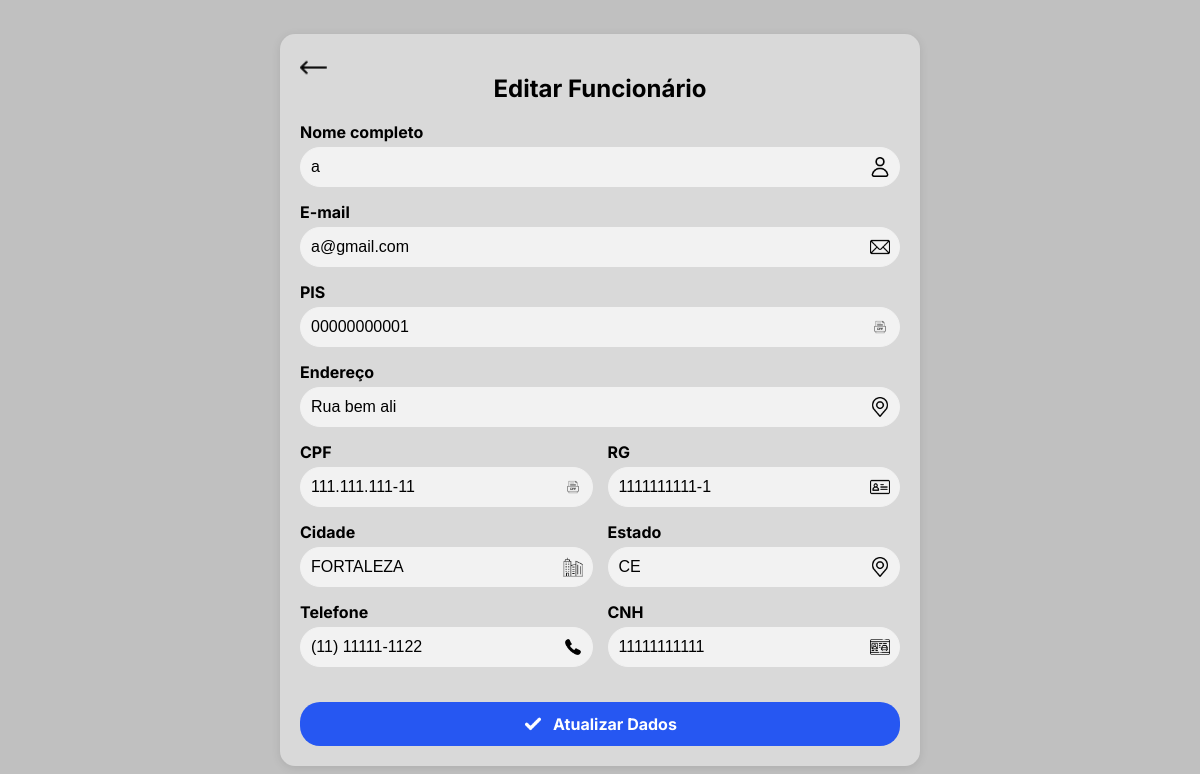
/php/editar_funcionario.php?id=1 (signed in), run on the app's committed database.
### tables this page shows
CREATE TABLE `clientes` (
  `id` int(11) NOT NULL,
  `nome_completo` varchar(255) NOT NULL,
  `email` varchar(255) NOT NULL,
  `cpf` varchar(15) NOT NULL,
  `telefone` varchar(20) NOT NULL,
  `rg` varchar(20) NOT NULL,
  `cidade` varchar(100) NOT NULL,
  `estado` varchar(2) NOT NULL,
  `cnh` varchar(20) NOT NULL,
  `senha` varchar(255) NOT NULL,
  `admin` tinyint(1) DEFAULT 0,
  `cargo` enum('Admin','Cliente','Gerente','Funcionario') NOT NULL DEFAULT 'Cliente',
  `endereco` varchar(100) NOT NULL DEFAULT '',
  `pis` varchar(11) DEFAULT NULL,
  `foto_perfil` varchar(255) DEFAULT NULL,
  `registrado_em` datetime DEFAULT current_timestamp()
);

### php/editar_funcionario.php (the view, shortened to what this page needs)
<?php
require_once("conexao.php");
$id = $_GET['id'] ?? $_POST['id'];
$sql = "SELECT * FROM clientes WHERE id = ?";
$stmt = $conn->prepare($sql);
$stmt->bind_param("i", $id);
$stmt->execute();
$result = $stmt->get_result();
$dados = $result->fetch_assoc();
?>
<!DOCTYPE html>
<html lang="pt-BR">
<head>
    <link rel="stylesheet" href="../css/registro.css">
</head>
<body>
<div class="container">
    <a href="consultar_func_gerente.php" class="back-button">
        <img src="../img/seta-esquerda24.png" alt="Voltar">
    </a>
    <h2>Editar Funcionário</h2>
    <form action="editar_funcionario.php" method="post">
        <div class="input-group">
            <label>Nome completo</label>
            <div class="input-wrapper">
                <input type="text" name="nome" value="<?= $dados['nome_completo'] ?? '' ?>" required>
                <img src="../img/registro/usersemfundo.png" alt="Ícone usuário">
            </div>
        </div>
        <div class="input-group">
            <label>E-mail</label>
            <div class="input-wrapper">
                <input type="email" name="email" value="<?= $dados['email'] ?? '' ?>" required>
                <img src="../img/registro/e-mail.png" alt="Ícone e-mail">
            </div>
        </div>
        <div id="camposExtras">
            <div class="input-group">
                <label>PIS</label>
                <div class="input-wrapper">
                    <input type="text" name="pis" value="<?= $dados['pis'] ?? '' ?>" maxlength="11">
                    <img src="../img/registro/arquivo.png" alt="Ícone PIS">
                </div>
            </div>
            <div class="input-group">
                <label>Endereço</label>
                <div class="input-wrapper">
                    <input type="text" name="endereco" value="<?= $dados['endereco'] ?? '' ?>">
                    <img src="../img/registro/lugar-colocar.png" alt="Ícone endereço">
                </div>
            </div>
        </div>
        <div class="row">
            <div class="input-group">
                <label>CPF</label>
                <div class="input-wrapper">
                    <input type="text" name="cpf" value="<?= $dados['cpf'] ?? '' ?>" required>
                    <img src="../img/registro/arquivo.png" alt="Ícone CPF">
                </div>
            </div>
            <div class="input-group">
                <label>RG</label>
                <div class="input-wrapper">
                    <input type="text" name="rg" value="<?= $dados['rg'] ?? '' ?>" required>
                    <img src="../img/registro/cartaozin.png" alt="Ícone RG">
                </div>
            </div>
        </div>
        <div class="row">
            <div class="input-group">
                <label>Cidade</label>
                <div class="input-wrapper">
                    <input type="text" name="cidade" value="<?= $dados['cidade'] ?? '' ?>" required>
                    <img src="../img/registro/construcao-da-cidade.png" alt="Ícone cidade">
                </div>
            </div>
            <div class="input-group">
                <label>Estado</label>
                <div class="input-wrapper">
                    <input type="text" name="estado" value="<?= $dados['estado'] ?? '' ?>" maxlength="2" required>
                    <img src="../img/registro/lugar-colocar.png" alt="Ícone estado">
                </div>
            </div>
        </div>
        <div class="row">
            <div class="input-group">
                <label>Telefone</label>
                <div class="input-wrapper">
                    <input type="tel" name="telefone" value="<?= $dados['telefone'] ?? '' ?>" required>
                    <img src="../img/registro/telefone.png" alt="Ícone telefone">
                </div>
            </div>
            <div class="input-group">
                <label>CNH</label>
                <div class="input-wrapper">
                    <input type="text" name="cnh" value="<?= $dados['cnh'] ?? '' ?>">
                    <img src="../img/registro/carteira-de-motorista.png" alt="Ícone CNH">
                </div>
            </div>
        </div>
        <button type="submit" class="btn">
            <img src="../img/registro/verifica.png" alt="Ícone de check">
            Atualizar Dados
        </button>
    </form>
</div>
</body>
</html>

### css/registro.css (style rules this page uses)
body { font-family: 'Inter', Arial, sans-serif; background: #c0c0c0; display: flex; justify-content: center; align-items: center; height: 100vh; margin: 0; }
.container { position: relative; background: #D9D9D9; padding: 20px; border-radius: 15px; box-shadow: 0 2px 10px rgba(0, 0, 0, 0.1); max-width: 600px; width: 100%; display: flex; flex-direction: column; justify-content: space-between; }
h2 { text-align: center; }
.input-group { margin-bottom: 15px; width: 100%; }
.input-group label { display: block; margin-bottom: 5px; font-weight: bold; }
.input-wrapper { position: relative; width: 100%; }
.input-wrapper input { width: 100%; padding: 10px; padding-right: 30px; border: 1px solid #f2f2f2; border-radius: 20px; font-size: 16px; background-color: #F2F2F2; box-sizing: border-box; }
.input-wrapper img { position: absolute; right: 10px; top: 50%; transform: translateY(-50%); width: 20px; height: 20px; }
.row { display: flex; gap: 15px; flex-wrap: wrap; }
.row .input-group { flex: 1; min-width: 280px; }
.btn { font-family: 'Inter', sans-serif; display: flex; align-items: center; justify-content: center; gap: 10px; width: 100%; padding: 12px; background: #2657F2; color: #fff; border: none; border-radius: 20px; font-size: 16px; font-weight: bold; cursor: pointer; margin-top: 20px; position: relative; overflow: hidden; transition: background 0.3s ease-in-out; }
.btn img { width: 20px; height: 20px; }
.btn::before { content: ""; position: absolute; width: 100px; height: 100%; background-image: linear-gradient( 120deg, rgba(255, 255, 255, 0) 30%, rgba(255, 255, 255, 0.8), rgba(255, 255, 255, 0) 70% ); top: 0; left: -100px; opacity: 0.6; transition: left 0.3s ease-in-out; }
.back-button { position: absolute; top: 20px; left: 20px; z-index: 10; }
.back-button img { width: 27px; height: auto; transition: transform 0.2s ease-in-out; }

### data on the page
clientes: nome "a", email "a@gmail.com", pis "00000000001", endereco "Rua bem ali", cpf "111.111.111-11", rg "1111111111-1", cidade "FORTALEZA", estado "CE", telefone "(11) 11111-1122", cnh "11111111111"
